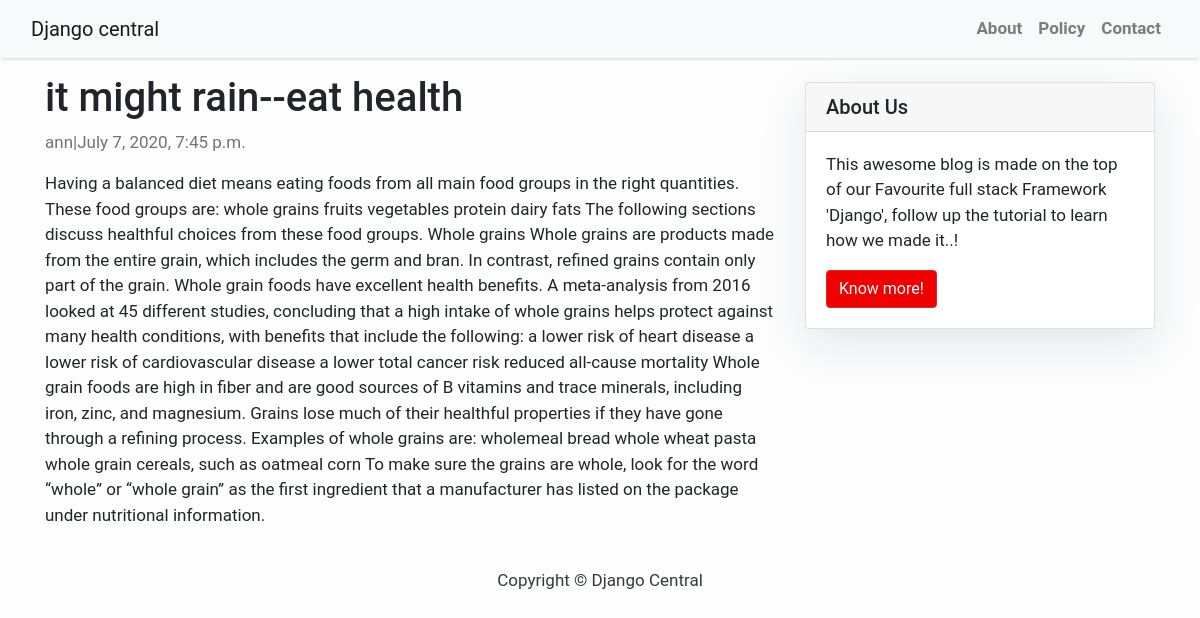
Page /it-might-rain-eat-health/ on the committed database.
### blog/models.py (models this page shows, shortened)
class Post(models.Model):
    title = models.CharField(max_length=200, unique=True)
    slug = models.SlugField(max_length=200, unique=True)
    author = models.ForeignKey(User, on_delete=models.CASCADE, related_name='blog_posts')
    updated_on = models.DateTimeField(auto_now=True)
    content = models.TextField()
    created_on = models.DateTimeField(auto_now_add=True)
    status = models.IntegerField(choices=STATUS, default=0)
    class Meta:
        ordering = ['-created_on']

### blog/views.py (the view)
# urls.py: path('<slug:slug>/', views.PostDetail.as_view(), name='post_detail'),
class PostDetail(generic.DetailView):
    model = Post
    template_name = 'blog/post_detail.html'

### blog/templates/blog/post_detail.html
{% extends 'blog/base.html' %}
{% block content %}
<div class="container">
    <div class="row">
        <div class="col-md-8 mb-4 mt-3 left top">
            <div class="car-body">
                <h1>{% block title %}{{object.title}}{%endblock title%}</h1>
                <p class="text-muted">{{post.author}}|{{ post.created_on }}</p>
                <p class="card-text">{{object.content}}</p>
            </div>
        </div>
        {% block sidebar %} {% include 'blog/sidebar.html' %} {% endblock sidebar %}
    </div>
</div>
{%endblock%}

### blog/templates/blog/base.html (style rules this page uses)
body { font-family: "Roboto", sans-serif; font-size: 17px; background-color: #fdfdfd; }

### rows in the picture
Post: title "it might rain--eat health", author "ann", created_on "July 7, 2020, 7:45 p.m.", content "Having a balanced diet means eating foods from all main food groups in the right quantities. These food groups are: whole grains fruits vegetables protein dairy fats The following sections discuss healthful choices from these food groups. Whole grains Whole grains are products made from the entire grain, which includes the germ and bran. In contrast, refined grains contain only part of the grain. Whole grain foods have excellent health benefits. A meta-analysis from 2016 looked at 45 different studies, concluding that a high intake of whole grains helps protect against many health conditions, with benefits that include the following: a lower risk of heart disease a lower risk of…"
